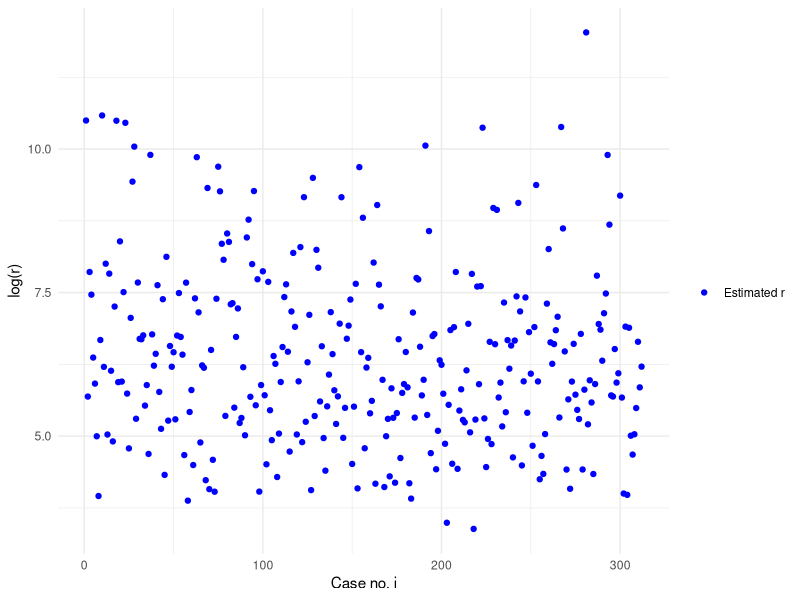
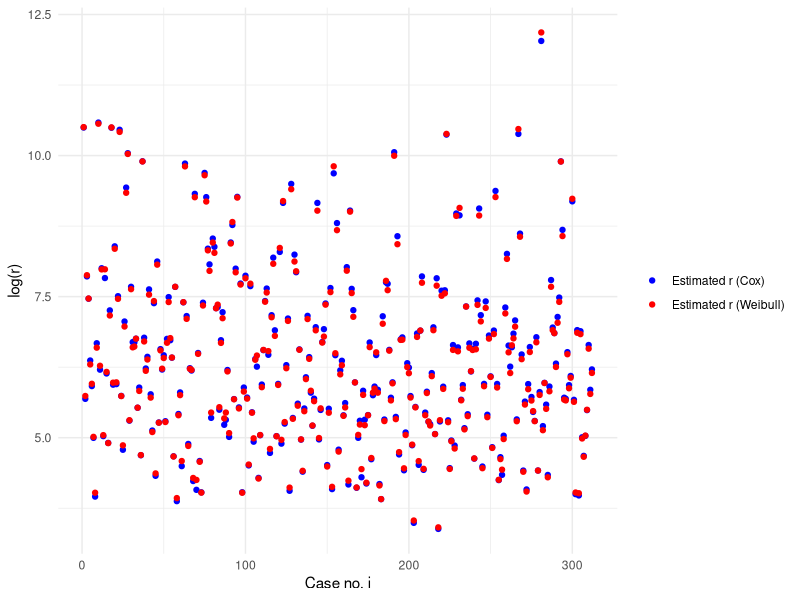
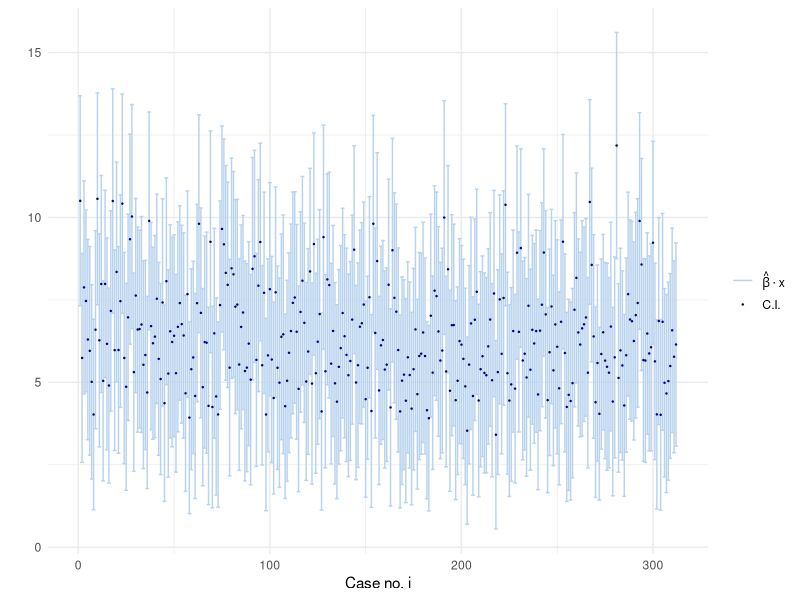
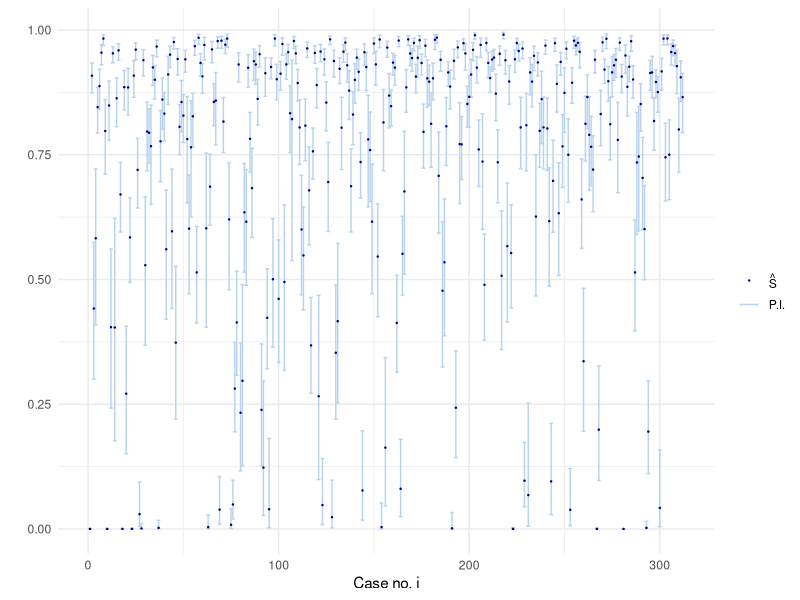
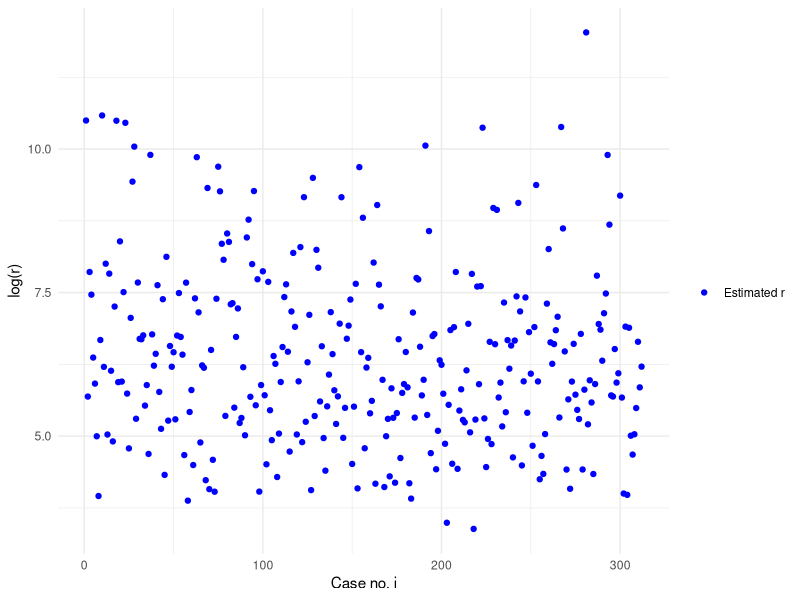
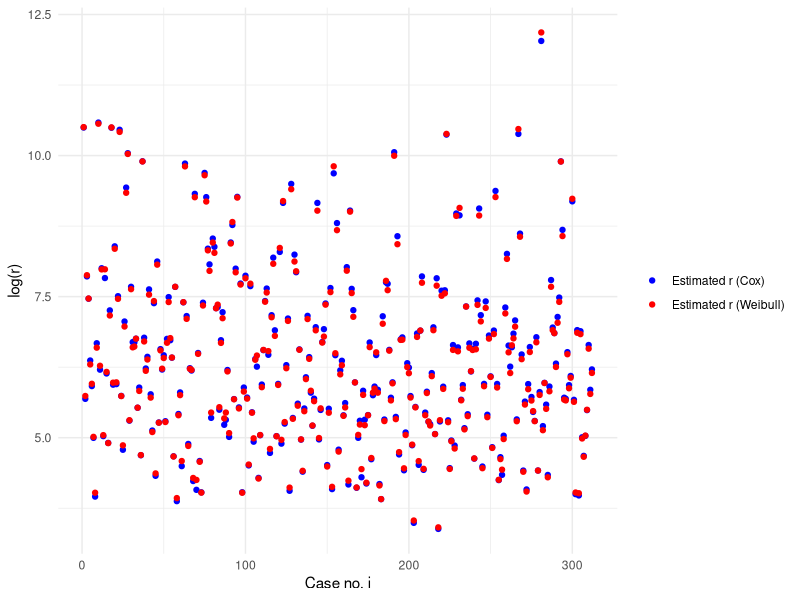
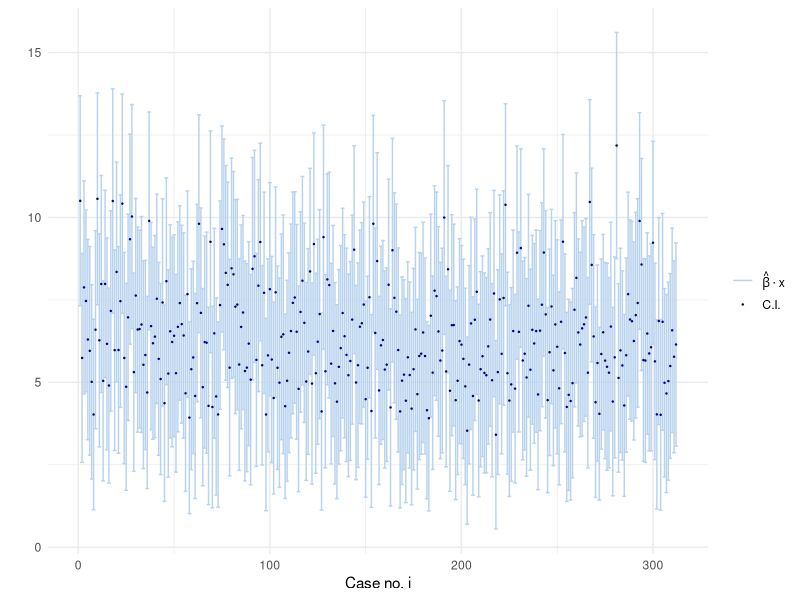
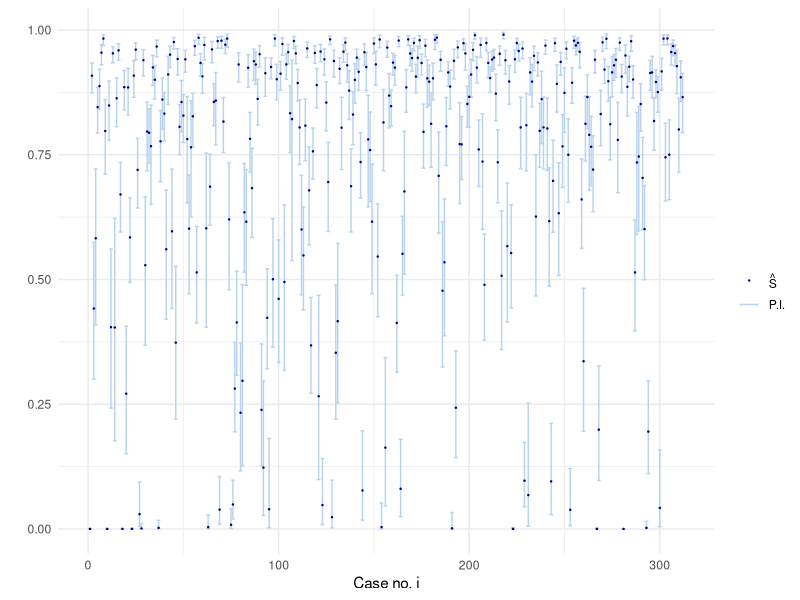

Recreate these plots in R, in order.
### Problem 1 ----
library(survival)
library(xtable)
library(ggplot2)
data(pbc,package="survival")

## a) ----

# Construct train dataset
train <- pbc[1:312, 
             c("age", "sex", "ascites", "hepato", "spiders", "edema",
               "bili", "albumin", "protime", "alk.phos", "ast", "stage",
               "trt", "time")] # pick out first 312 observation
# Add censor column
censor <- pbc$status[1:312]
censor[censor == 1] = 0
censor[censor == 2] = 1
train$censor <-  censor
# Add square and log() of continuous variables
train$age2 <- (train$age)^2
train$lage <- log(train$age)
train$bili2 <- (train$bili)^2
train$lbili <- log(train$bili)
train$albumin2 <- (train$albumin)^2
train$lalbumin <- log(train$albumin)
train$protime2 <- (train$protime)^2
train$lprotime <- log(train$protime)
train$alk.phos2 <- (train$alk.phos)^2
train$lalk.phos <- log(train$alk.phos)
train$ast2 <- (train$ast)^2
train$last <- log(train$ast)


# Elimination strategy: Remove highest p-value until all <= 0.05.
# Function for backward elimination of features:
elim <- function(df, model.type = "cox"){
  y <- "Surv(time, censor)"
  covariates <- setdiff(colnames(df), c("time", "censor"))
  removed <- c()
  p.above <- TRUE
  while(p.above){
    formula <- as.formula(paste(y, paste(covariates, collapse=" + "), 
                                sep=" ~ ")) # Create formula
    model <- p.vals <- NA
    if(model.type == "cox"){
      model <- coxph(formula, data = df)
      s <- summary(model)
      p.vals <- s$coefficients[,5]
    } else if(model.type == "surv"){
      model <- survreg(formula, data = df)
      s <- summary(model)
      p.vals <- s$table[2:(length(covariates)+1), 4]
    } else{
      stop("Invalid model.")
    }
    if(sum(p.vals > 0.05) == 0 || length(covariates) == 1){ # Stop elim
      p.above = FALSE
    } else{
      remove <- which(p.vals == max(p.vals))
      removed <- c(removed, covariates[remove])
      covariates <- covariates[-remove]
    }
  }
  return(list(model = model, removed = removed))
}

# Run step-wise backward elimination procedure
elim.cox <- elim(train)
elim.cox$removed # Removed covariates
mod.cox <- elim.cox$model

# Calculate exponential relative risk functions (errf)
r.cox <- exp(as.matrix(train[, names(mod.cox$coefficients)]) %*%
               mod.cox$coefficients)
# Plot (log of) errf
r.df <- data.frame(r.cox = r.cox, x = 1:312)
ggplot(r.df, aes(x = x)) + geom_point(aes(y = log(r.cox), color = "Estimated r")) +
  xlab("Case no. i") + ylab("log(r)") + 
  scale_color_manual(name = " ", values = c("Estimated r" = "blue")) + 
  theme_minimal()
ggsave("figures/errf_cox.pdf", height = 5, width = 8)

## b) ----
elim.surv <- elim(train, model.type = "surv")
elim.surv$removed # Removed covariates
mod.surv <- elim.surv$model

# Find corresponding coefficients and errf
gamma <- tail(mod.surv$coefficients, -1)
beta <- -gamma/mod.surv$scale
r.surv <- exp(as.matrix(train[, names(beta)]) %*%
               beta)

# Plot errf together
r.df$r.surv <- r.surv
ggplot(r.df, aes(x = x)) + 
  geom_point(aes(y = log(r.cox), color = "Estimated r (Cox)"))+
  geom_point(aes(y = log(r.surv), color = "Estimated r (Weibull)")) + 
  xlab("Case no. i") + ylab("log(r)") + 
  scale_color_manual(name = " ", 
                     values = c("Estimated r (Cox)" = "blue", 
                                            "Estimated r (Weibull)" = "red")) + 
  theme_minimal()
ggsave("figures/errf_both.pdf", height = 5, width = 8)

## c) ----
# Construct table with coefficients and stats
covariates <- names(beta)
X <- train[ , covariates]
sd.X <- apply(X, 2, sd)
variation <- sd.X * beta
sum.surv <- summary(mod.surv)
p.vals <- sum.surv$table[2:(length(mod.surv$coefficients)),4]
df <- data.frame("coef" = beta, "p-value" = p.vals,"var" = variation)
xtable(df, digits = 5)


## d) ----
marg.var <- diag(sum.surv$var)
z.alpha <- qnorm(0.05, lower.tail = FALSE)
params <- sum.surv$table[,1]
lower <- params - z.alpha*sqrt(marg.var)
upper <- params + z.alpha*sqrt(marg.var)
conf.ints <- data.frame(upper = upper, lower = lower)
xtable(conf.ints, digits = 5)

# Variance of Taylor expansion
var.T <- function(phi, gamma, x, var.phi, var.g, cov.pg){
  g.x <- t(gamma)%*%x
  val <- exp(-2*phi)*(g.x^2*var.phi + sum(x^2*var.g) -
                        2*g.x*sum(x*cov.pg))
  return(val)
}

# Find variance of errf
var.vec <- rep(NA, 312)
phi <- params[9]
var.phi <- marg.var[9]
var.gamma <- marg.var[2:8]
cov.pg <- mod.surv$var[9, 2:8]
for(i in 1:312){
  x <- train[i, covariates]
  var.vec[i] <- var.T(phi, as.numeric(gamma), as.numeric(x),
                      var.phi, var.gamma, cov.pg) 
}

# Add confindence intervals to dataframe
r.df$upper <- log(r.df$r.surv) + z.alpha*sqrt(var.vec)
r.df$lower <- log(r.df$r.surv) - z.alpha*sqrt(var.vec)

# Plot result
ggplot(r.df, aes(x = x)) + 
  geom_errorbar(aes(ymin=lower, ymax=upper, colour="Confidence interval"), width=2, size = 0.5) + 
  geom_point(aes(y = log(r.surv), color = "Estimated r (Weibull)"), size = 0.2) +
  xlab("Case no. i") + ylab(" ") + 
  scale_color_manual(name = " ", 
                     values = c("Estimated r (Weibull)" = "blue4", 
                                "Confidence interval" = "slategray2" ),
                     labels = expression(hat(beta)%.%x, paste("C.I."))) + 
  theme_minimal()
ggsave("figures/errf_confint.pdf", height = 5, width = 10)


## e) ----

# Initialize parameters
t <- 1500
f.vec <- f.lower <- f.upper <- rep(NA, 312)
mu <- params[1]

# Find pred.int. for cloglog transformation
for(i in 1:312){
  x <- train[i, covariates]
  g.x <- t(as.numeric(gamma))%*%as.numeric(x)
  c <- log(t) - mu - g.x # const. which is reused
  f.val <- exp(-phi)*c
  a <- -exp(-phi)*as.numeric(c(1, x, c))
  b <- exp(-phi)*(log(t) - g.x + c*phi + sum(x*gamma))
  sdev <- sqrt(t(a)%*%mod.surv$var%*%a)
  
  f.lower[i] <- f.val - z.alpha*sdev
  f.upper[i] <- f.val + z.alpha*sdev
  f.vec[i] <- f.val
}

# Inverse of cloglog
inv.cloglog <- function(x){
  return(exp(-exp(x)))
}

# Plot pred.ints.
S.df <- data.frame(S = inv.cloglog(f.vec), lower = inv.cloglog(f.upper),
                   upper = inv.cloglog(f.lower), x = 1:312)

ggplot(S.df, aes(x = x)) + 
  geom_errorbar(aes(ymin=lower, ymax=upper, colour="Prediction Interval"), width=2, size = 0.5) + 
  geom_point(aes(y = S, color = "cloglog(S)"), size = 0.2) +
  xlab("Case no. i") + ylab(" ") + 
  scale_color_manual(name = " ", 
                     values = c("cloglog(S)" = "blue4", 
                                "Prediction Interval" = "slategray2"),
                     labels = expression(hat(S), paste("P.I."))) + 
  theme_minimal()
ggsave("figures/S.pdf", width = 10, height = 5)
